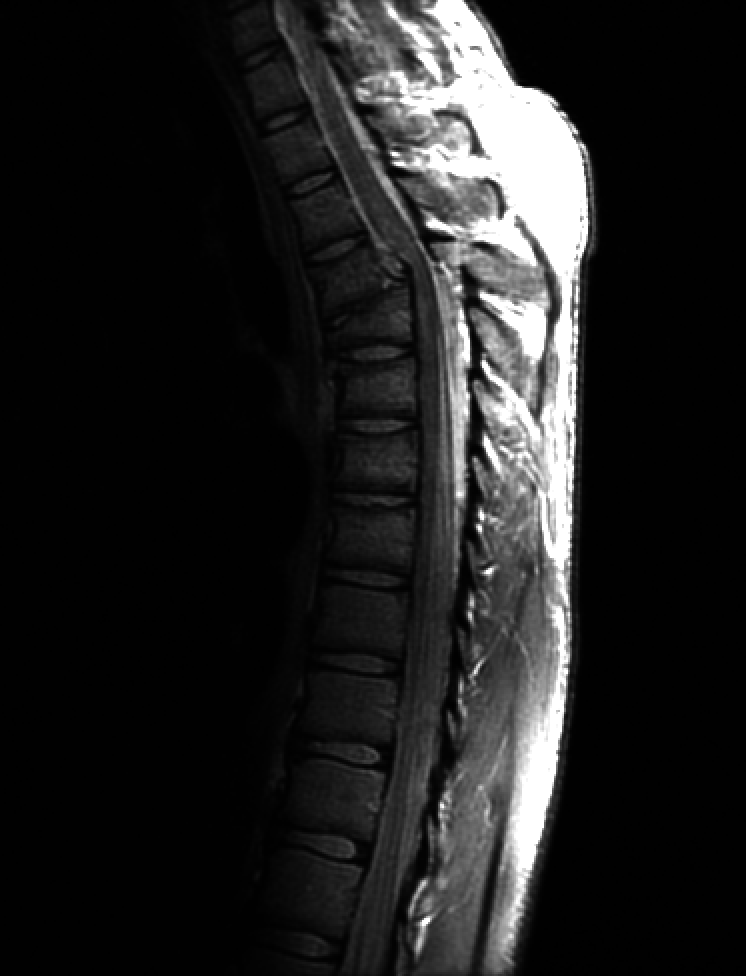
%> input picture 111060024_lab2/Project03-02/input.tif, 746 x 976 px
$ octave main.m   (GNU Octave 9; MATLAB toolbox functions it lacks are replaced by stand-ins)
%> lines starting %> are read from the running program, lines starting %| are printed output that depends on the picture
%> further down, originalImage is the input picture: size 976x746 uint8; min 0, max 255, mean 32.6
### 111060024_lab2/Project03-02/imageHist.m
function histVector = imageHist(originalImage)
    flatten_image = originalImage(:);
    histVector = accumarray(flatten_image + 1, 1, [256, 1]);
%> histVector = 256 values, max 407152 at index 2, min 0 at index 60, mean 2844.1
end

### 111060024_lab2/Project03-02/histEqualization.m
function [output, T] = histEqualization(originalImage)
    histVector = imageHist(originalImage);
    % get the size of the image m * n
    total_pixel = numel(originalImage);
%> total_pixel = 728096
    % print(total_pixel)
    % pdf of the image
    pdf = histVector / total_pixel;
%> pdf = 256 values, max 0.559 at index 2, min 0 at index 60, mean 0.00391
    % print(pdf)
    T = round(255 * cumsum(pdf));
%> T = 256 values from 4 to 255
    T = min(T, 255);
    output = T(double(originalImage) + 1);
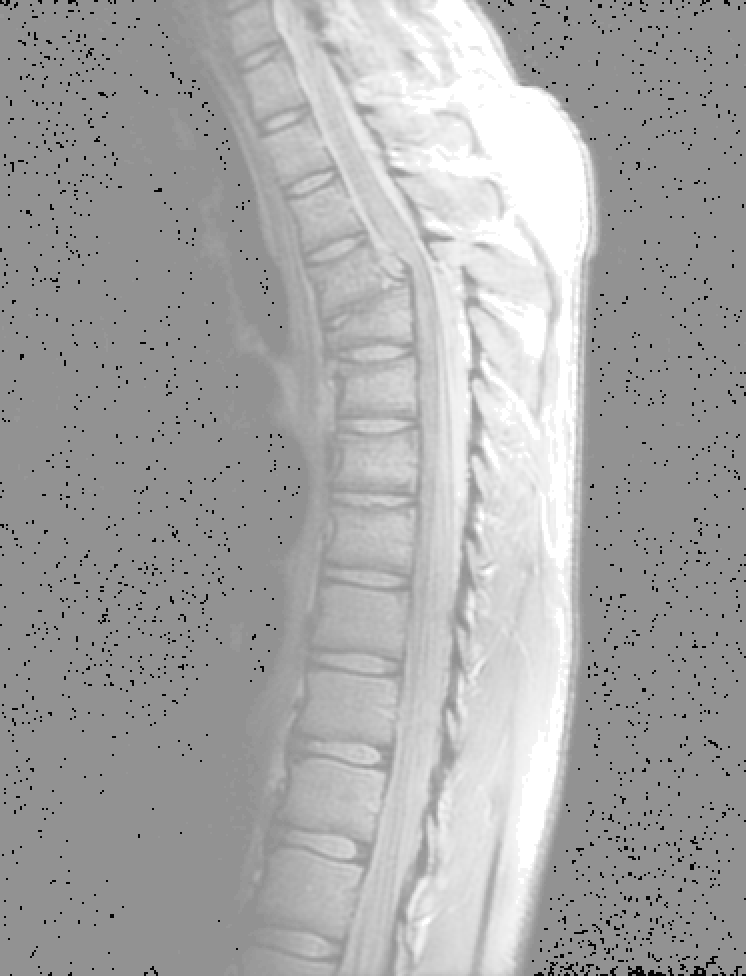
%> output: size 976x746 double; min 4, max 255, mean 167.7
    figure
    imshow(uint8(output))
    title('hisEqualization')

    figure
    stairs(0:255, T, 'r-', 'LineWidth', 2)
    xlabel('Pixel Intensity')
    ylabel('Transformed Intensity')
    title('Transformation Function')
    grid on;

end

### 111060024_lab2/Project03-02/main.m
% original image, original image's Histogram
% output image, output image's Histogram
% the transformation function
% pwd
% cd '111060024_lab2\Project03-02'

originalImage = imread('input.tif');
[output, T] = histEqualization(originalImage);
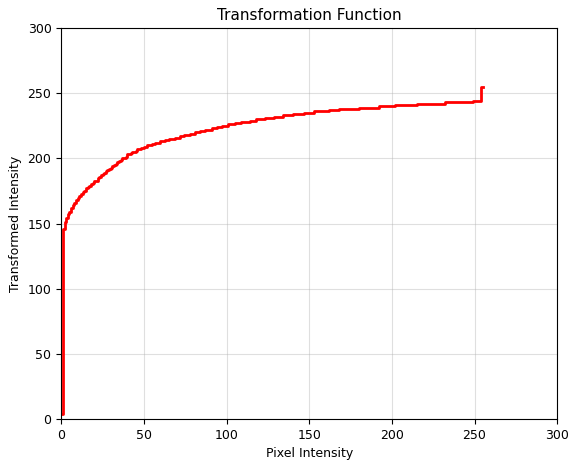
%> figure redrawn from the program's plot data
%> T = 256 values from 4 to 255
figure
imshow(originalImage)
title('originalImage')


figure
subplot(2, 1, 1)
histVector_original = imageHist(originalImage);
%> histVector_original has the same summary as histVector in imageHist
plot(0:255, histVector_original, 'LineWidth', 2)
xlim([0 255])
xlabel('Pixel Intensity')
ylabel('Frequency')
title('Histogram of the Original Image')

subplot(2, 1, 2)
histVector_output = imageHist(output);
%> histVector_output = 256 values, max 407152 at index 147, min 0 at index 1, mean 2844.1
plot(0:255, histVector_output, 'LineWidth', 2)
xlim([0 255])
xlabel('Pixel Intensity')
ylabel('Frequency')
title('Histogram of the Output Image')
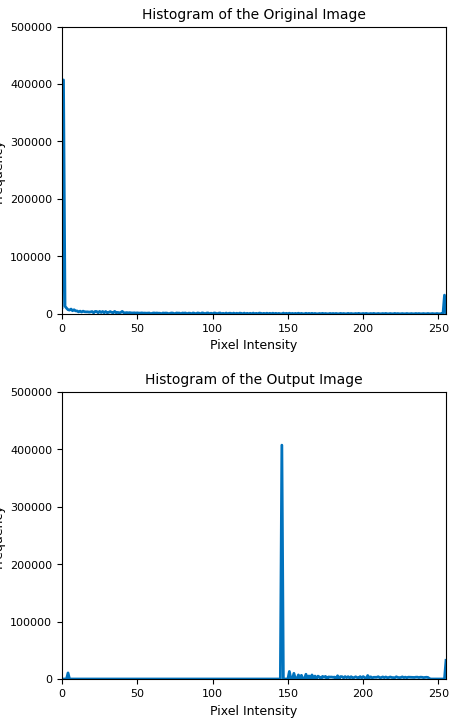
%> figure redrawn from the program's plot data, 2 panels; panel 1: curve peaks at x = 1, y = 407152; panel 2: curve peaks at x = 146, y = 407152
